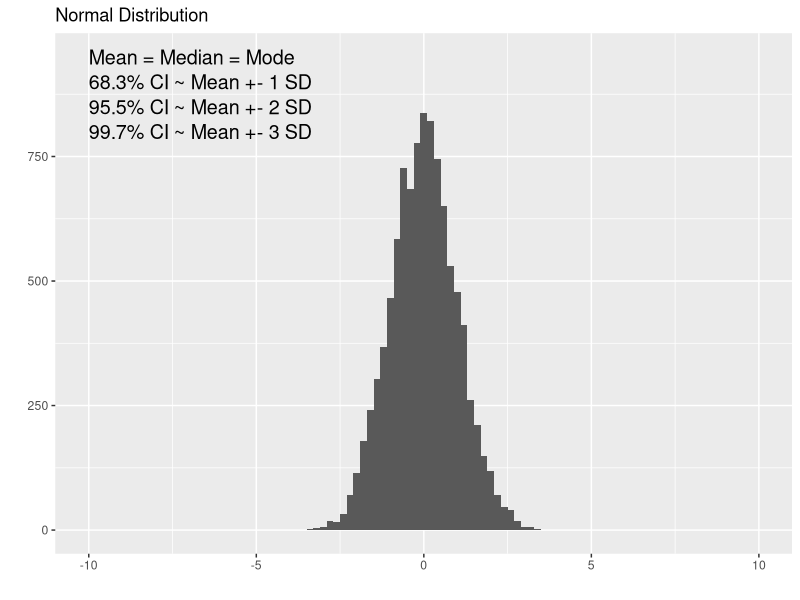
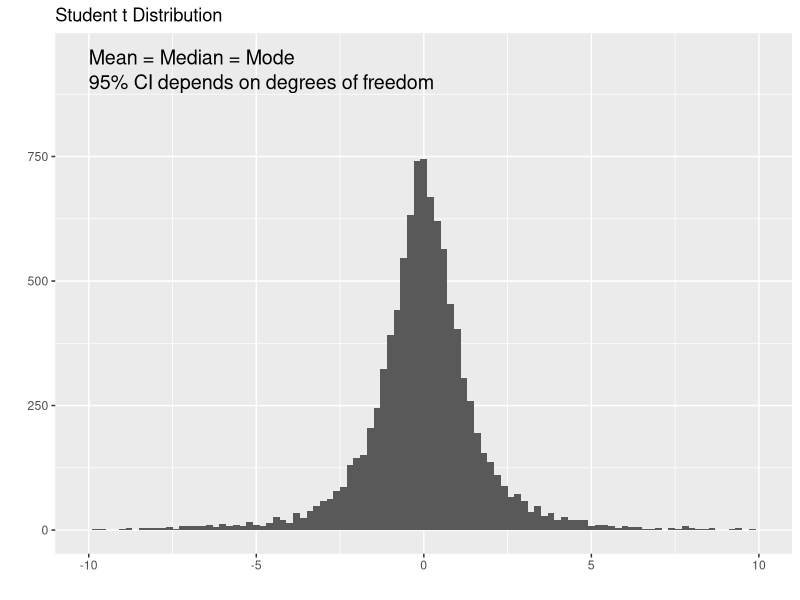
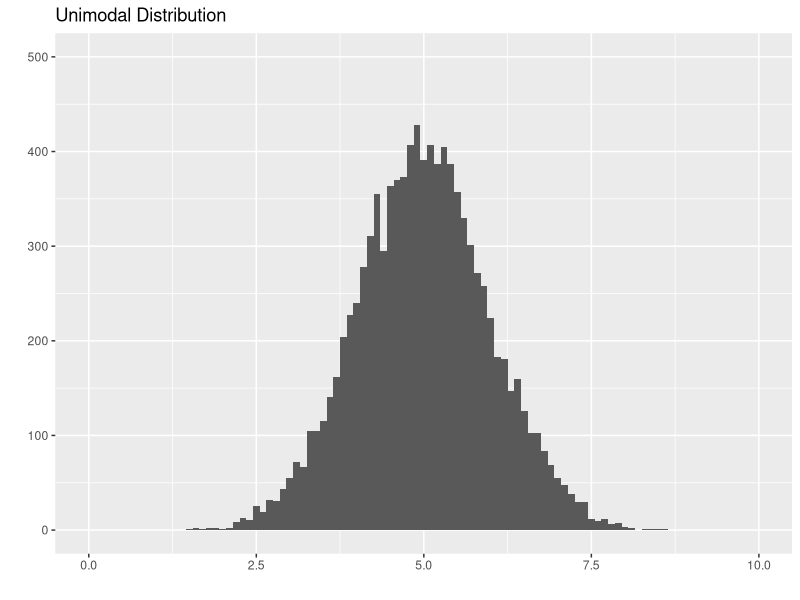
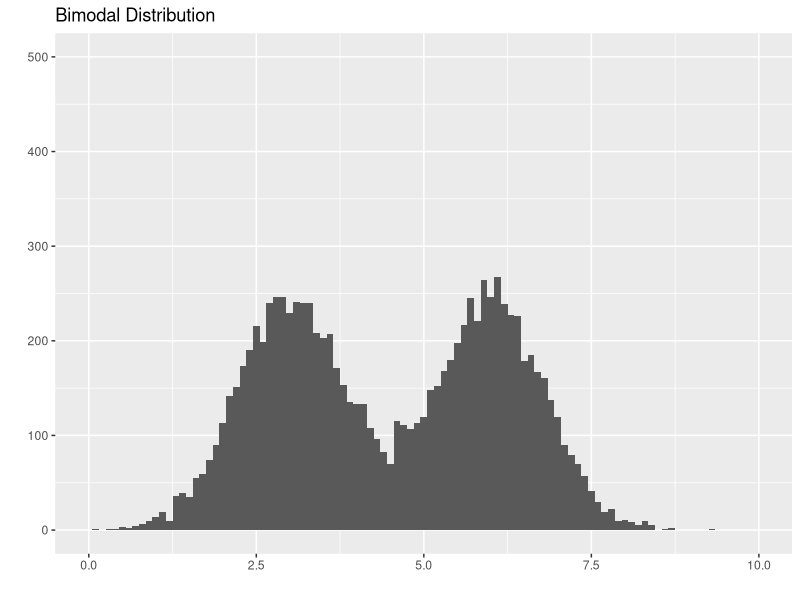
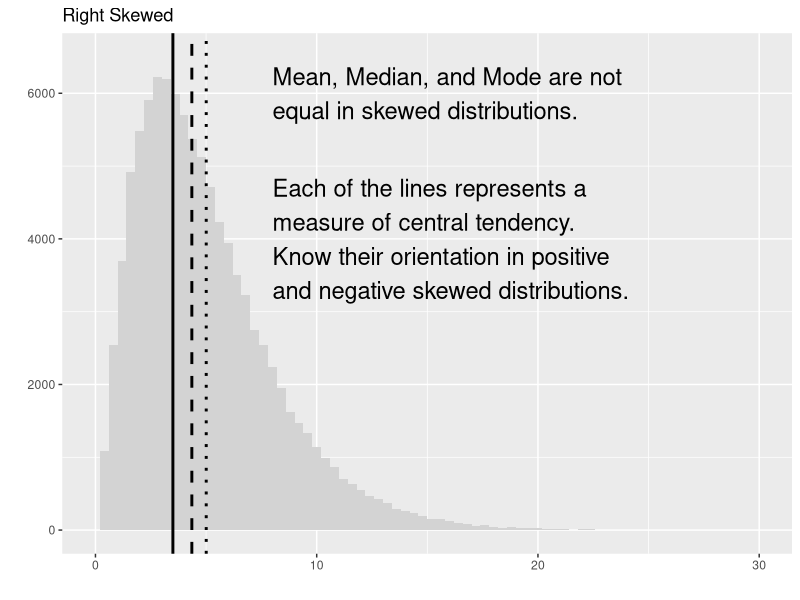
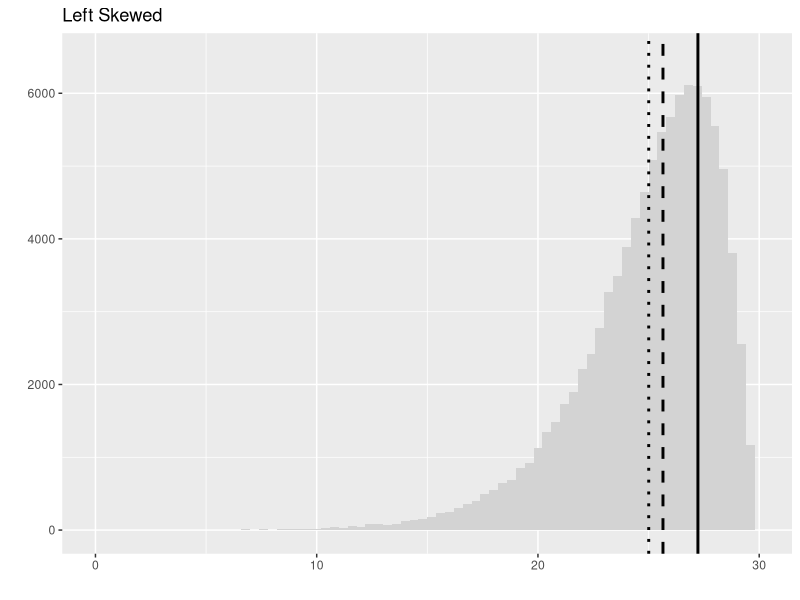
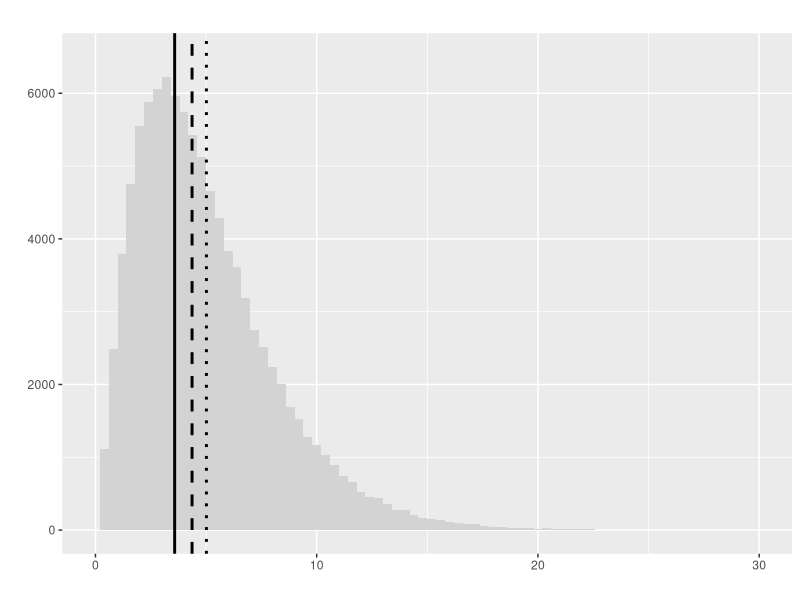
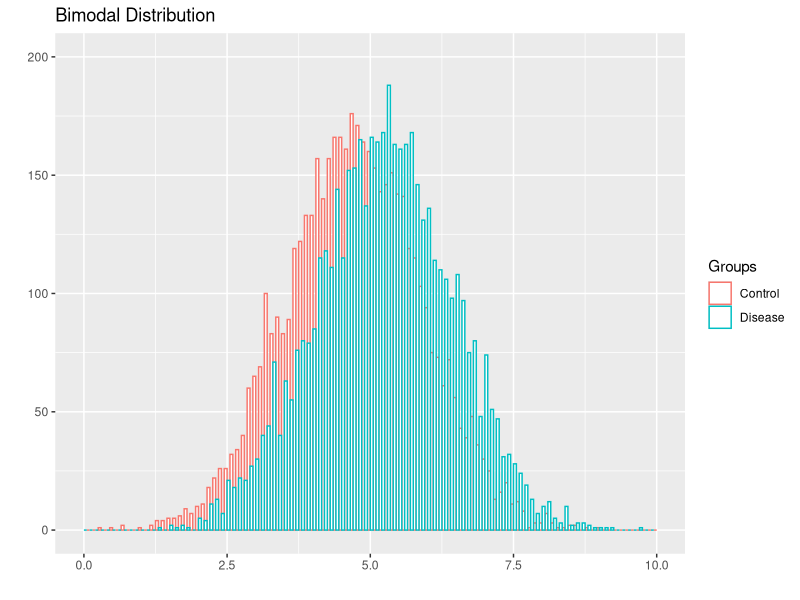

Recreate these plots in R, in order.
## ---- chunk 1
library(ggplot2)
library(cowplot)
norm <- rnorm(10000, sd = 1)
ggplot(data.frame(data = norm), aes(data)) + 
  geom_histogram(binwidth = 0.2) + 
  xlim(-10, 10) + 
  ylim(0, 950) +
  ggtitle("Normal Distribution") + 
  labs(x="", y="") +
  annotate("text", x = -10, y = 950, label = "Mean = Median = Mode", size=5, hjust = 0) +
  annotate("text", x = -10, y = 900, label = "68.3% CI ~ Mean +- 1 SD", size=5, hjust = 0) +
  annotate("text", x = -10, y = 850, label = "95.5% CI ~ Mean +- 2 SD", size=5, hjust = 0) +
  annotate("text", x = -10, y = 800, label = "99.7% CI ~ Mean +- 3 SD", size=5, hjust = 0)
## ---- chunk 2
library(ggplot2)
library(cowplot)
studentt <- rt(10000, df=2)
ggplot(data.frame(data = studentt), aes(data)) + 
  geom_histogram(binwidth = 0.2)  + 
  xlim(-10, 10) + 
  ylim(0, 950) +
  ggtitle("Student t Distribution") + 
  labs(x="", y="") +
  annotate("text", x = -10, y = 950, label = "Mean = Median = Mode", size=5, hjust = 0) +
  annotate("text", x = -10, y = 900, label = "95% CI depends on degrees of freedom", size=5, hjust = 0)
## ---- chunk 3
library(ggplot2)
library(cowplot)
norm <- rnorm(10000, mean = 5, sd = 1)
ggplot(data.frame(data = norm), aes(data)) + 
  geom_histogram(binwidth = 0.1) + 
  xlim(0, 10) + 
  ylim(0, 500) +
  ggtitle("Unimodal Distribution") + 
  labs(x="", y="")
## ---- chunk 4
library(ggplot2)
library(cowplot)
norm1 <- rnorm(5000, mean = 3, sd = 0.8)
norm2 <- rnorm(5000, mean = 6, sd = 0.8)
ggplot(data.frame(data = c(norm1, norm2)), aes(data)) + 
  geom_histogram(binwidth = 0.1) + 
  xlim(0, 10) + 
  ylim(0, 500) +
  ggtitle("Bimodal Distribution") + 
  labs(x="", y="")
## ---- chunk 5
library(ggplot2)
library(cowplot)
Mode <- function(x) {
  ux <- unique(x)
  ux[which.max(tabulate(match(x, ux)))]
}
r.skew <- rchisq(100000, df = 5)
ggplot(data.frame(data = r.skew), aes(data)) +
  geom_histogram(binwidth = 0.4, fill = 'lightgray') + 
  geom_vline(xintercept = mean(r.skew), linetype = 'dotted', lwd = 1) +
  geom_vline(xintercept = median(r.skew), linetype = "dashed", lwd = 1) +
  geom_vline(xintercept = Mode(round(r.skew, digits = 2)), linetype = "solid", lwd = 1) +
  xlim(0, 30) + 
  ylim(0, 6500) +
  ggtitle("Right Skewed") + 
  labs(x="", y="") +
  annotate("text", x = 8, y = 6000, label = "Mean, Median, and Mode are not\nequal in skewed distributions.", size = 6, hjust = 0) +
  annotate("text", x = 8, y = 4000, label = "Each of the lines represents a\nmeasure of central tendency.\nKnow their orientation in positive\nand negative skewed distributions.", size = 6, hjust = 0)
## ---- chunk 6
library(ggplot2)
library(cowplot)
Mode <- function(x) {
  ux <- unique(x)
  ux[which.max(tabulate(match(x, ux)))]
}
l.skew <- 30 - rchisq(100000, df = 5)
ggplot(data.frame(data = l.skew), aes(data)) + 
  geom_histogram(binwidth = 0.4, fill = 'lightgray') + 
  geom_vline(xintercept = mean(l.skew), linetype = 'dotted', lwd = 1) +
  geom_vline(xintercept = median(l.skew), linetype = "dashed", lwd = 1) +
  geom_vline(xintercept = Mode(round(l.skew, digits = 2)), linetype = "solid", lwd = 1) +
  xlim(0, 30) + 
  ylim(0, 6500) +
  ggtitle("Left Skewed") + 
  labs(x="", y="")
## ---- chunk 7
library(ggplot2)
library(cowplot)
Mode <- function(x) {
  ux <- unique(x)
  ux[which.max(tabulate(match(x, ux)))]
}
r.skew <- rchisq(100000, df = 5)
ggplot(data.frame(data = r.skew), aes(data)) +
  geom_histogram(binwidth = 0.4, fill = 'lightgray') + 
  geom_vline(xintercept = mean(r.skew), linetype = 'dotted', lwd = 1) +
  geom_vline(xintercept = median(r.skew), linetype = "dashed", lwd = 1) +
  geom_vline(xintercept = Mode(round(r.skew, digits = 2)), linetype = "solid", lwd = 1) +
  xlim(0, 30) + 
  ylim(0, 6500) +
  ggtitle("") + 
  labs(x="", y="")
## ---- chunk 8
library(ggplot2)
library(cowplot)
norm1 <- rnorm(5000, mean = 4.75, sd = 1.2)
norm2 <- rnorm(5000, mean = 5.25, sd = 1.2)
ggplot(data.frame(data = c(norm1, norm2), Groups = c(rep('Control', length(norm1)), rep('Disease', length(norm2)))), aes(data, color = Groups)) + 
  geom_histogram(binwidth = 0.1, fill = 'white', position="dodge") + 
  xlim(0, 10) + 
  ylim(0, 200) +
  ggtitle("Bimodal Distribution") + 
  labs(x="", y="")
## ---- chunk 9
  norm1 <- rnorm(5000, mean = 4.75, sd = 1.2)
  norm2 <- rnorm(5000, mean = 5.25, sd = 1.2)
  (t.test(norm1, norm2))$p.value
## ---- chunk 10
library(ggplot2)
library(cowplot)
pos <- ggplot(mtcars, aes(x=wt, y=hp)) + 
  geom_point() + 
  ggtitle("Positive Correlation") + 
  labs(x="Weight", y="Horse Power")
neg <- ggplot(mtcars, aes(x=wt, y=mpg)) + 
  geom_point() + 
  ggtitle("Negative Correlation") + 
  labs(x="Weight", y="Fuel Efficiency (mpg)")

plot_grid(pos, neg)
## ---- chunk 11
library(ggplot2)
library(cowplot)
pos <- ggplot(mtcars, aes(x=wt, y=hp)) + 
  geom_point() + 
  geom_smooth(method='lm',formula=y~x) +
  ggtitle("Positive Correlation") + 
  labs(x="Weight", y="Horse Power") +
  xlim(1.5, 5.5) +
  ylim(00, 310) +
  annotate("text", x = 1.6, y = 300, label = paste("r = ", round(cor(mtcars$wt, mtcars$hp), digits = 3), sep = ''), size=5, hjust = 0) +
  annotate("text", x = 1.6, y = 280, label = paste("r^2 = ", round(cor(mtcars$wt, mtcars$hp)^2, digits = 3), sep = ''), size=5, hjust = 0)
show(pos)
## ---- chunk 12
library(ggplot2)
library(cowplot)
pos <- ggplot(mtcars, aes(x=wt, y=hp)) + 
  geom_point() + 
  geom_smooth(method='lm',formula=y~x) +
  ggtitle("Narrower spread in y-axis") + 
  labs(x="Weight", y="Horse Power") +
  xlim(1.5, 5.5) +
  ylim(0, 310) +
  annotate("text", x = 1.6, y = 300, label = paste("r = ", round(cor(mtcars$wt, mtcars$hp), digits = 3), sep = ''), size=5, hjust = 0) +
  annotate("text", x = 1.6, y = 280, label = paste("r^2 = ", round(cor(mtcars$wt, mtcars$hp)^2, digits = 3), sep = ''), size=5, hjust = 0)
show(pos)
## ---- chunk 13
library(ggplot2)
library(cowplot)
fit <- lm(hp~wt, data=mtcars)
predicted.y <- predict(fit)
new.y <- mtcars$hp
new.y[new.y - predicted.y > 0] <- new.y + 30
new.y[new.y - predicted.y < 0] <- new.y - 30
newdata <- data.frame(wt=mtcars$wt, hp=new.y)
pos <- ggplot(newdata, aes(x=wt, y=hp)) + 
  geom_point() + 
  geom_smooth(method='lm',formula=y~x) +
  ggtitle("Wider Spread in y-axis") + 
  labs(x="Weight", y="Horse Power") +
  xlim(1.5, 5.5) +
  ylim(0, 310) +
  annotate("text", x = 1.6, y = 300, label = paste("r = ", round(cor(newdata$wt, newdata$hp), digits = 3), sep = ''), size=5, hjust = 0) +
  annotate("text", x = 1.6, y = 280, label = paste("r^2 = ", round(cor(newdata$wt, newdata$hp)^2, digits = 3), sep = ''), size=5, hjust = 0)
show(pos)
## ---- chunk 14
library(ggplot2)
library(cowplot)
norm1 <- rnorm(5000, mean = 4.25, sd = 1.5)
norm2 <- rnorm(5000, mean = 7.75, sd = 1.5)
ggplot(data.frame(data = c(norm1, norm2), Groups = c(rep('Control', length(norm1)), rep('Disease', length(norm2)))), aes(data, fill = Groups)) + 
  geom_density(alpha=0.2) + 
  geom_vline(xintercept = 6, linetype = 'solid', lwd = 1) +
  scale_fill_manual(values = c("Control" = "blue", "Disease" = "red")) +
  labs(x="Cancer Biomarker", y="Fraction of Patients") +
  annotate("text", x = 1.5, y = 0.02, label = "True\nNegative", size=5, hjust = 0) +
  annotate("text", x = 4.7, y = 0.02, label = "False\nNegative", size=5, hjust = 0) +
  annotate("text", x = 6.35, y = 0.02, label = "False\nPositive", size=5, hjust = 0) +
  annotate("text", x = 9.2, y = 0.02, label = "True\nPositive", size=5, hjust = 0)
## ---- chunk 15
library(ggplot2)
library(cowplot)
norm1 <- rnorm(5000, mean = 4.25, sd = 1.5)
norm2 <- rnorm(5000, mean = 7.75, sd = 1.5)
ggplot(data.frame(data = c(norm1, norm2), Groups = c(rep('Control', length(norm1)), rep('Disease', length(norm2)))), aes(data, fill = Groups)) + 
  geom_density(alpha=0.2) + 
  geom_vline(xintercept = 6, linetype = 'solid', lwd = 1) +
  scale_fill_manual(values = c("Control" = "white", "Disease" = "red")) +
  labs(x="Cancer Biomarker", y="Fraction of Patients") +
  annotate("text", x = 1.5, y = 0.02, label = "True\nNegative", size=5, hjust = 0, color = '#dddddd') +
  annotate("text", x = 4.7, y = 0.02, label = "False\nNegative", size=5, hjust = 0) +
  annotate("text", x = 6.35, y = 0.02, label = "False\nPositive", size=5, hjust = 0, color = '#dddddd') +
  annotate("text", x = 9.2, y = 0.02, label = "True\nPositive", size=5, hjust = 0)
## ---- chunk 16
library(ggplot2)
library(cowplot)
norm1 <- rnorm(5000, mean = 4.25, sd = 1.5)
norm2 <- rnorm(5000, mean = 7.75, sd = 1.5)
ggplot(data.frame(data = c(norm1, norm2), Groups = c(rep('Control', length(norm1)), rep('Disease', length(norm2)))), aes(data, fill = Groups)) + 
  geom_density(alpha=0.2) + 
  geom_vline(xintercept = 6, linetype = 'solid', lwd = 1) +
  scale_fill_manual(values = c("Control" = "blue", "Disease" = "white")) +
  labs(x="Cancer Biomarker", y="Fraction of Patients") +
  annotate("text", x = 1.5, y = 0.02, label = "True\nNegative", size=5, hjust = 0) +
  annotate("text", x = 4.7, y = 0.02, label = "False\nNegative", size=5, hjust = 0, color = '#dddddd') +
  annotate("text", x = 6.35, y = 0.02, label = "False\nPositive", size=5, hjust = 0) +
  annotate("text", x = 9.2, y = 0.02, label = "True\nPositive", size=5, hjust = 0, color = '#dddddd')
## ---- chunk 17
library(ggplot2)
library(cowplot)
n = 1000
prevalence <- seq(0, 1, by = 0.001)
sensitivity <- 0.9
specificity <- 0.9
TP <- n * prevalence
TN <- n - TP
FP <- n * (1 - specificity)
FN <- n * prevalence * (1 - sensitivity)
PPV <- TP / (TP + FP)
data <- data.frame(x = prevalence, y = PPV)
ggplot(data, aes(x = x, y = y)) + 
  geom_line() +
  ylim(0, 1) + 
  labs(x="Prevalence", y="Positive Predictive Value")
## ---- chunk 18
library(ggplot2)
library(cowplot)
norm1 <- rnorm(5000, mean = 4.25, sd = 1.5)
norm2 <- rnorm(5000, mean = 7.75, sd = 1.5)
ggplot(data.frame(data = c(norm1, norm2), Groups = c(rep('Control', length(norm1)), rep('Disease', length(norm2)))), aes(data, fill = Groups)) + 
  geom_density(alpha=0.2) + 
  geom_vline(xintercept = 5, linetype = 'solid', lwd = 1) +
  geom_vline(xintercept = 7, linetype = 'dotted', lwd = 1) +
  scale_fill_manual(values = c("Control" = "blue", "Disease" = "red")) +
  labs(x="Cancer Biomarker", y="Fraction of Patients")
## ---- chunk 19

dat <- data.frame(Groups = c('Exposure', 'No Exposure'), Incidence = c(.6, .2))
ggplot(data=dat, aes(x=Groups, y=Incidence)) +
  geom_bar(colour="black", stat="identity") +
  ylab('Relative Incidence') +
  annotate("segment", x = 2, xend = 2, y = .2, yend = .6, colour = "red", size = 1.5) +
  annotate("text", x = 1.95, y = .4, colour = "red", size = 6, label = "Attributable Risk", angle = 90)
## ---- chunk 20

dat <- data.frame(Groups = c('Control', 'Treatment'), Risk = c(0.6, 0.34))
ggplot(data=dat, aes(x=Groups, y=Risk)) +
  geom_bar(colour="black", stat="identity") +
  ylim(0,1) + 
  annotate("segment", x = 2, xend = 2, y = 0.34, yend = 0.6, colour = "red", size = 1.5) +
  annotate("text", x = 1.95, y = 0.47, colour = "red", size = 4, label = "Risk Difference", angle = 90)
